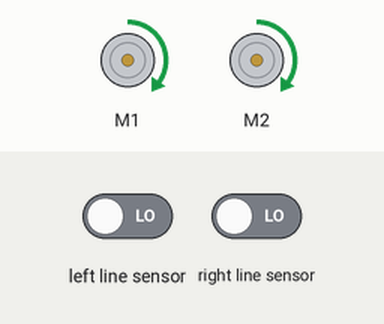
Simulated run of this program. Board: BBC micro:bit (MakeCode). On the bench: 2 × DC motor (green arrow = forward, orange = backward, longer = faster). Inputs (shaded band) come from the test bench; at power-on: left line sensor LOW, right line sensor LOW.

Above: at 1.2 s.
1.3 s: left line sensor driven HIGH
At 1.8 s:
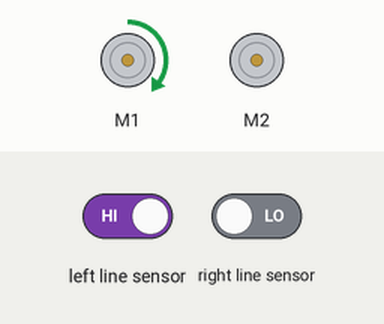
2.8 s: left line sensor driven LOW
At 4.0 s:
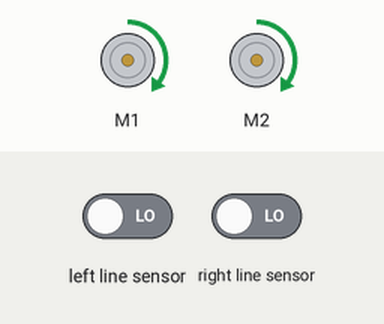
4.3 s: right line sensor driven HIGH
At 5.2 s:
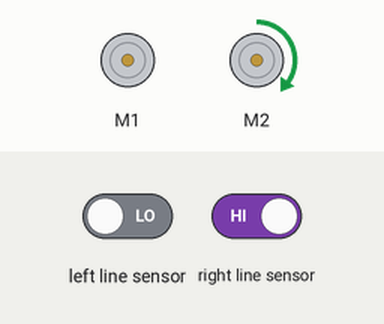
5.8 s: right line sensor driven LOW
At 6.3 s:
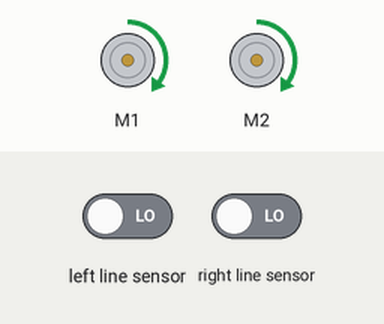
Timing chart, 0 to 8.3 s (numbered marks = the images above; inputs shaded):
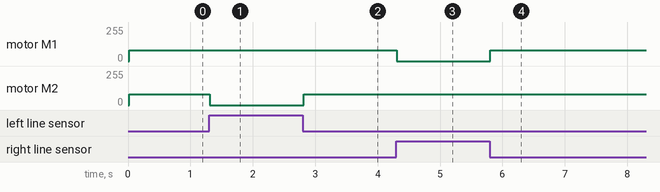

Measured:
- after the input at 1.3 s, motor M2: forward 80/255 → stopped at once
- after the input at 2.8 s, motor M2: stopped → forward 80/255 at once
- after the input at 4.3 s, motor M1: forward 80/255 → stopped at once
- after the input at 5.8 s, motor M1: stopped → forward 80/255 at once

The program:

main.ts
```typescript
basic.forever(function on_forever() {
    if (maqueen.readPatrol(maqueen.Patrol.PatrolLeft) == 0 && maqueen.readPatrol(maqueen.Patrol.PatrolRight) == 0) {
        maqueen.MotorRun(maqueen.aMotors.M1, maqueen.Dir.CW, 80)
        maqueen.MotorRun(maqueen.aMotors.M2, maqueen.Dir.CW, 80)
    } else if (maqueen.readPatrol(maqueen.Patrol.PatrolLeft) == 0 && maqueen.readPatrol(maqueen.Patrol.PatrolRight) == 1) {
        maqueen.MotorRun(maqueen.aMotors.M1, maqueen.Dir.CW, 0)
        maqueen.MotorRun(maqueen.aMotors.M2, maqueen.Dir.CW, 80)
        if (maqueen.readPatrol(maqueen.Patrol.PatrolLeft) == 1 && maqueen.readPatrol(maqueen.Patrol.PatrolRight) == 1) {
            maqueen.MotorRun(maqueen.aMotors.M1, maqueen.Dir.CW, 0)
            maqueen.MotorRun(maqueen.aMotors.M2, maqueen.Dir.CW, 80)
        }

    } else if (maqueen.readPatrol(maqueen.Patrol.PatrolLeft) == 1 && maqueen.readPatrol(maqueen.Patrol.PatrolRight) == 0) {
        maqueen.MotorRun(maqueen.aMotors.M1, maqueen.Dir.CW, 80)
        maqueen.MotorRun(maqueen.aMotors.M2, maqueen.Dir.CW, 0)
        if (maqueen.readPatrol(maqueen.Patrol.PatrolLeft) == 1 && maqueen.readPatrol(maqueen.Patrol.PatrolRight) == 1) {
            maqueen.MotorRun(maqueen.aMotors.M1, maqueen.Dir.CW, 80)
            maqueen.MotorRun(maqueen.aMotors.M2, maqueen.Dir.CW, 0)
        }

    }

})
```

test.ts
```typescript
// les tests vont ici ; cela ne sera pas compilé si ce paquet est utilisé en tant qu'extension.
```
